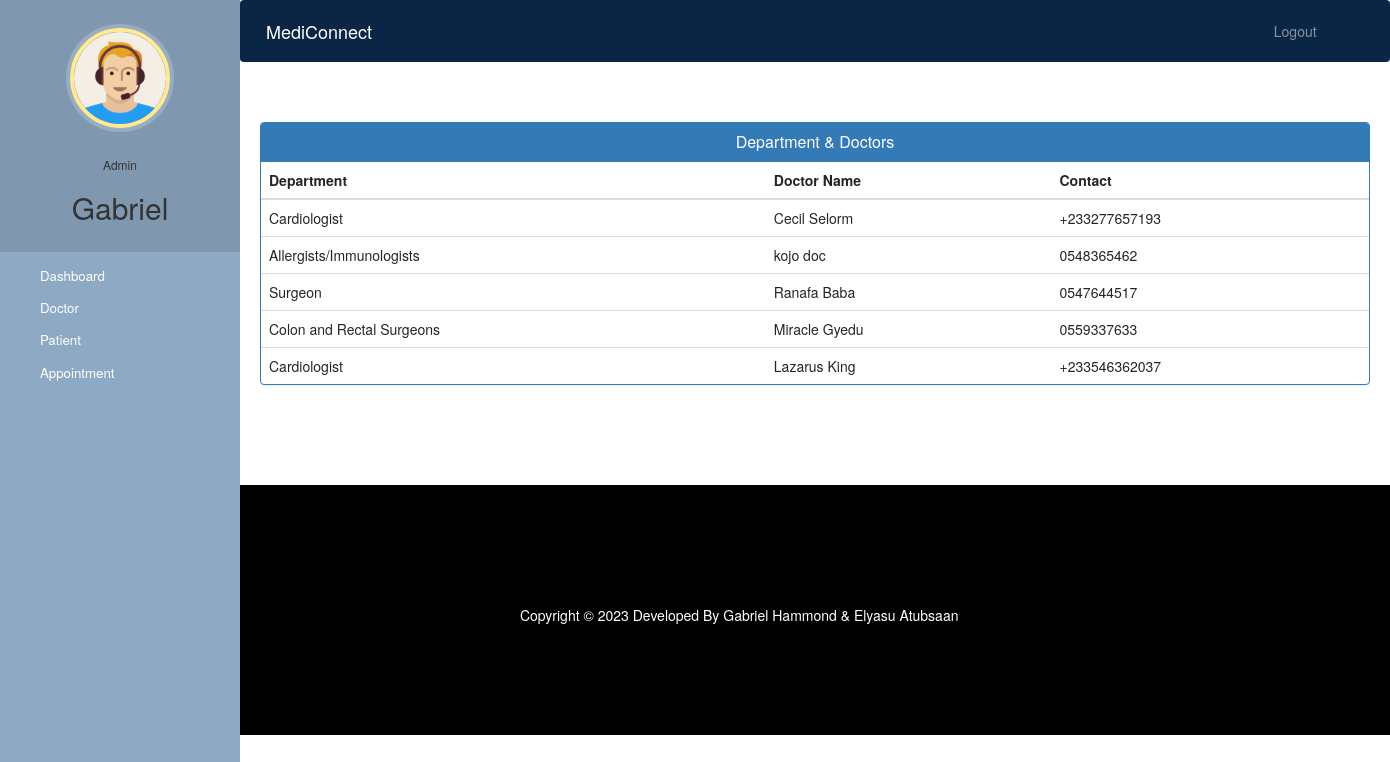
Screenshot of /admin-view-doctor-specialisation (signed in) with the database file from the repository.
### hospital/models.py (models this page shows, shortened)
class Doctor(models.Model):
    user=models.OneToOneField(User,on_delete=models.CASCADE)
    profile_pic= models.ImageField(upload_to='profile_pic/DoctorProfilePic/',null=True,blank=True)
    address = models.CharField(max_length=40)
    mobile = models.CharField(max_length=20,null=True)
    department= models.CharField(max_length=50,choices=departments,default='Cardiologist')
    status=models.BooleanField(default=False)
    @property
    def get_name(self):
        return self.user.first_name+" "+self.user.last_name

### hospital/views.py (the view)
# urls.py: path('admin-view-doctor-specialisation', views.admin_view_doctor_specialisation_view,
@login_required(login_url='adminlogin')
@user_passes_test(is_admin)
def admin_view_doctor_specialisation_view(request):
    doctors=models.Doctor.objects.all().filter(status=True)
    return render(request,'hospital/admin_view_doctor_specialisation.html',{'doctors':doctors})

### hospital/views.py (called while the page is built)
def is_admin(user):
    return user.groups.filter(name='ADMIN').exists()

### templates/hospital/admin_view_doctor_Specialisation.html (shortened to what this page needs)
{% extends 'hospital/admin_base.html' %}
{% block content %}
<head>
  <link href="//netdna.bootstrapcdn.com/bootstrap/3.0.0/css/bootstrap.min.css" rel="stylesheet" id="bootstrap-css">
</head>
<div class="container">
  <div class="panel panel-primary">
    <div class="panel-heading">
      <h6 class="panel-title">Department & Doctors</h6>
    </div>
    <table class="table table-hover" id="dev-table">
      <thead>
        <tr>
          <th>Department</th>
          <th>Doctor Name</th>
          <th>Contact</th>
        </tr>
      </thead>
      {% for d in doctors %}
      <tr>
        <td>{{d.department}}</td>
        <td> {{d.get_name}}</td>
        <td>{{d.mobile}}</td>
      </tr>
      {% endfor %}
    </table>
  </div>
</div>
{% endblock content %}

### templates/hospital/admin_base.html (shortened to what this page needs)
<!DOCTYPE html>
{% load static %}
<html lang="en">
  <head>
    <link
      rel="stylesheet"
      href="https://stackpath.bootstrapcdn.com/bootstrap/4.3.1/css/bootstrap.min.css"
    />
    <link
      rel="stylesheet"
      href="https://maxcdn.bootstrapcdn.com/font-awesome/4.7.0/css/font-awesome.min.css"
    />
    <link rel="stylesheet" href="{% static '/style.css' %}" />
  </head>
  <body>
    <nav class="menu" tabindex="0">
      <header class="avatar">
        <img src="{% static "images/adminpropic.png" %}" />
        <br /><br />
        <h6>Admin</h6>
        <h2>{{request.user.first_name}}</h2>
      </header>
      <ul>
        <li tabindex="0" class="icon-dashboard">
          <a style="color: white; text-decoration: none" href="/admin-dashboard"
            ><span>Dashboard</span></a
          >
        </li>
        <li tabindex="0" class="icon-customers">
          <a style="color: white; text-decoration: none" href="/admin-doctor"
            ><span>Doctor</span></a
          >
        </li>
        <li tabindex="0" class="icon-users">
          <a style="color: white; text-decoration: none" href="/admin-patient"
            ><span>Patient</span></a
          >
        </li>
        <li tabindex="0" class="icon-calendar">
          <a
            style="color: white; text-decoration: none"
            href="/admin-appointment"
            ><span>Appointment</span></a
          >
        </li>
      </ul>
    </nav>
    <main>
      <div class="bs-example">
        <nav
          class="navbar navbar-expand-md navbar-dark fixed-top"
          style="background: #0b2545"
        >
          <a href="/admin-dashboard" class="navbar-brand">MediConnect</a>
          <div
            class="collapse navbar-collapse justify-content-between"
            id="navbarCollapse"
          >
            <div class="navbar-nav" style="margin-left: 90%">
              <a href="/logout" class="nav-item nav-link">Logout</a>
            </div>
          </div>
        </nav>
      </div>
      <br /><br />
      {% block content %} {% endblock content %}
      <br /><br /><br /><br />
      <footer>
        <br />
        <div class="container">
          <div class="row">
            <div class="col-md-10 col-sm-10">
              <div style="color: #ffffff" class="wow fadeInUp footer-copyright">
                <p>
                  Copyright &copy; 2023 Developed By Gabriel Hammond & Elyasu
                  Atubsaan
                </p>
              </div>
            </div>
          </div>
        </div>
      </footer>
    </main>
  </body>
</html>

### static/style.css (style rules this page uses)
body { padding-left: 240px; }
main { position: relative; height: 100vh; }
.menu { background: #5bc995; height: 100vh; width: 240px; position: fixed; top: 0px; left: 0; z-index: 5; outline: none; }
.menu .avatar { background: rgba(0, 0, 0, 0.1); padding: 2em 0.5em; text-align: center; }
.menu .avatar img { width: 100px; border-radius: 50%; overflow: hidden; border: 4px solid #ffea92; box-shadow: 0 0 0 4px rgba(255, 255, 255, 0.2); }
.menu .avatar h2 { font-weight: normal; margin-bottom: 0; }
.menu ul { list-style: none; padding: 0.5em 0; margin: 0; }
.menu ul li { padding: 0.5em 1em 0.5em 3em; font-size: 0.95em; font-weight: regular; background-repeat: no-repeat; background-position: left 15px center; background-size: auto 20px; transition: all 0.15s linear; cursor: pointer; }
.menu ul li.icon-dashboard { background-image: url("http://www.entypo.com/images//gauge.svg"); }
.menu ul li.icon-customers { background-image: url("http://www.entypo.com/images//briefcase.svg"); }
.menu ul li.icon-users { background-image: url("http://www.entypo.com/images//users.svg"); }
.menu ul li.icon-calendar { background-image: url("http://www.entypo.com/images//calendar.svg"); }

### templates/hospital/admin_base.html (style rules this page uses)
a:link { text-decoration: none; }
a { color: white; }
footer { padding: 0px 0px 0px 0px; background-color: black; margin: 0px; }
p { text-align: center; }
body { padding-left: 240px; }
main { position: relative; height: 100vh; }
.menu { background: #8da9c4; height: 100vh; width: 240px; position: fixed; top: 0px; left: 0; z-index: 5; outline: none; }
.menu .avatar { background: rgba(0, 0, 0, 0.1); padding: 2em 0.5em; text-align: center; }
.menu .avatar img { width: 100px; border-radius: 50%; overflow: hidden; border: 4px solid #ffea92; box-shadow: 0 0 0 4px rgba(255, 255, 255, 0.2); }
.menu .avatar h2 { font-weight: normal; margin-bottom: 0; }
.menu ul { list-style: none; padding: 0.5em 0; margin: 0; }
.menu ul li { padding: 0.5em 1em 0.5em 3em; font-size: 0.95em; font-weight: regular; background-repeat: no-repeat; background-position: left 15px center; background-size: auto 20px; transition: all 0.15s linear; cursor: pointer; }
.menu ul li.icon-dashboard { background-image: url("http://www.entypo.com/images//gauge.svg"); }
.menu ul li.icon-customers { background-image: url("http://www.entypo.com/images//briefcase.svg"); }
.menu ul li.icon-users { background-image: url("http://www.entypo.com/images//users.svg"); }
.menu ul li.icon-calendar { background-image: url("http://www.entypo.com/images//calendar.svg"); }

### templates/hospital/admin_view_doctor_Specialisation.html (style rules this page uses)
a:link { text-decoration: none; }
h6 { text-align: center; }
.row { margin: 100px; }

### rows the page displays
Doctor: department "Cardiologist", get_name "Cecil Selorm", mobile "+233277657193"
Doctor: department "Allergists/Immunologists", get_name "kojo doc", mobile "0548365462"
Doctor: department "Surgeon", get_name "Ranafa Baba", mobile "0547644517"
Doctor: department "Colon and Rectal Surgeons", get_name "Miracle Gyedu", mobile "0559337633"
Doctor: department "Cardiologist", get_name "Lazarus King", mobile "+233546362037"

### other values shown
{{ request.user.first_name }} "Gabriel"
